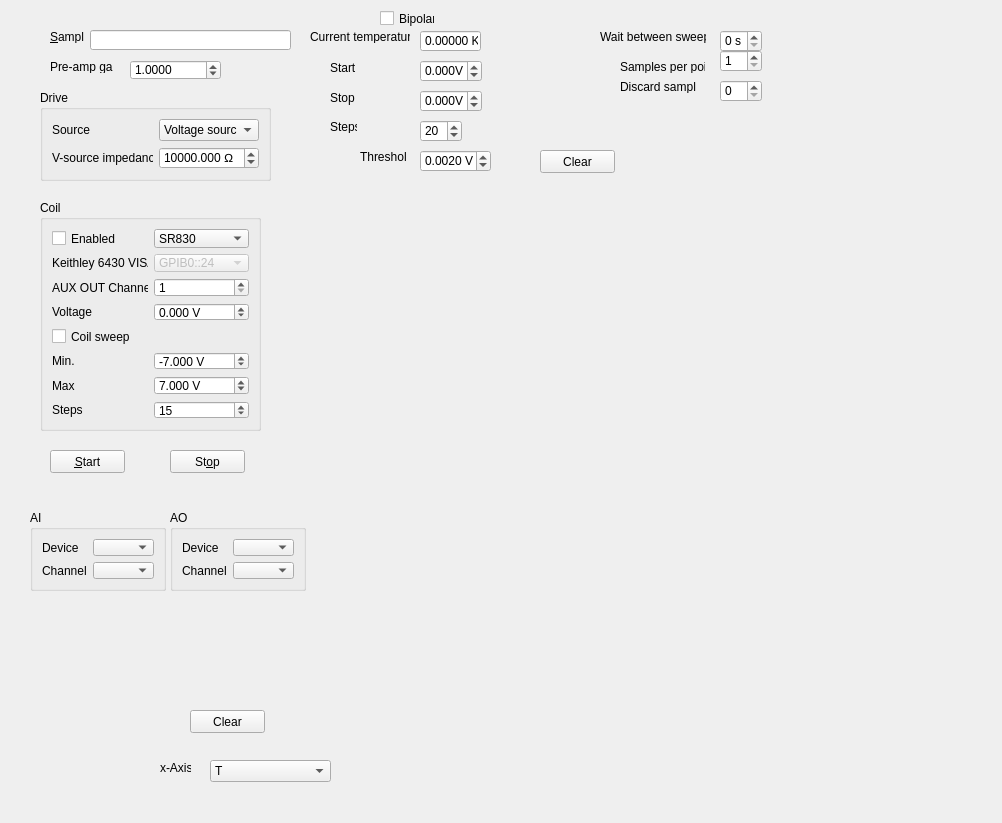
<?xml version="1.0" encoding="UTF-8"?>
<ui version="4.0">
 <class>Form</class>
 <widget class="QWidget" name="Form">
  <property name="geometry">
   <rect>
    <x>0</x>
    <y>0</y>
    <width>1002</width>
    <height>823</height>
   </rect>
  </property>
  <property name="windowTitle">
   <string>IV Sweep DAQ</string>
  </property>
  <widget class="QLineEdit" name="sampleLineEdit">
   <property name="geometry">
    <rect>
     <x>90</x>
     <y>30</y>
     <width>201</width>
     <height>20</height>
    </rect>
   </property>
  </widget>
  <widget class="QLabel" name="label">
   <property name="geometry">
    <rect>
     <x>50</x>
     <y>30</y>
     <width>34</width>
     <height>13</height>
    </rect>
   </property>
   <property name="text">
    <string>&amp;Sample</string>
   </property>
   <property name="buddy">
    <cstring>sampleLineEdit</cstring>
   </property>
  </widget>
  <widget class="QLabel" name="label_5">
   <property name="geometry">
    <rect>
     <x>310</x>
     <y>30</y>
     <width>100</width>
     <height>13</height>
    </rect>
   </property>
   <property name="text">
    <string>Current temperature</string>
   </property>
   <property name="buddy">
    <cstring>temperatureSb</cstring>
   </property>
  </widget>
  <widget class="QDoubleSpinBox" name="temperatureSb">
   <property name="geometry">
    <rect>
     <x>420</x>
     <y>30</y>
     <width>61</width>
     <height>22</height>
    </rect>
   </property>
   <property name="readOnly">
    <bool>true</bool>
   </property>
   <property name="buttonSymbols">
    <enum>QAbstractSpinBox::NoButtons</enum>
   </property>
   <property name="suffix">
    <string> K</string>
   </property>
   <property name="decimals">
    <number>5</number>
   </property>
   <property name="maximum">
    <double>10.000000000000000</double>
   </property>
   <property name="singleStep">
    <double>0.000001000000000</double>
   </property>
  </widget>
  <widget class="QGroupBox" name="groupBox_2">
   <property name="geometry">
    <rect>
     <x>40</x>
     <y>90</y>
     <width>231</width>
     <height>91</height>
    </rect>
   </property>
   <property name="title">
    <string>Drive</string>
   </property>
   <layout class="QHBoxLayout" name="horizontalLayout_2">
    <item>
     <layout class="QGridLayout" name="gridLayout_2">
      <item row="1" column="0">
       <widget class="QLabel" name="label_6">
        <property name="text">
         <string>V-source impedance</string>
        </property>
        <property name="buddy">
         <cstring>dcDriveImpedanceSb</cstring>
        </property>
       </widget>
      </item>
      <item row="1" column="1">
       <widget class="QDoubleSpinBox" name="dcDriveImpedanceSb">
        <property name="suffix">
         <string> Ω </string>
        </property>
        <property name="decimals">
         <number>3</number>
        </property>
        <property name="minimum">
         <double>0.001000000000000</double>
        </property>
        <property name="maximum">
         <double>100000.000000000000000</double>
        </property>
        <property name="singleStep">
         <double>0.001000000000000</double>
        </property>
        <property name="value">
         <double>10000.000000000000000</double>
        </property>
       </widget>
      </item>
      <item row="0" column="1">
       <widget class="QComboBox" name="sourceCombo">
        <item>
         <property name="text">
          <string>Voltage source</string>
         </property>
        </item>
        <item>
         <property name="text">
          <string> 50 mA FS</string>
         </property>
        </item>
        <item>
         <property name="text">
          <string>  5 mA FS</string>
         </property>
        </item>
        <item>
         <property name="text">
          <string>500 uA FS</string>
         </property>
        </item>
        <item>
         <property name="text">
          <string> 50 uA FS</string>
         </property>
        </item>
        <item>
         <property name="text">
          <string>  5 uA FS</string>
         </property>
        </item>
        <item>
         <property name="text">
          <string>500 nA FS</string>
         </property>
        </item>
       </widget>
      </item>
      <item row="0" column="0">
       <widget class="QLabel" name="label_8">
        <property name="text">
         <string>Source</string>
        </property>
        <property name="buddy">
         <cstring>sourceCombo</cstring>
        </property>
       </widget>
      </item>
     </layout>
    </item>
   </layout>
  </widget>
  <widget class="QPushButton" name="startPb">
   <property name="geometry">
    <rect>
     <x>50</x>
     <y>450</y>
     <width>75</width>
     <height>23</height>
    </rect>
   </property>
   <property name="text">
    <string>&amp;Start</string>
   </property>
  </widget>
  <widget class="QPushButton" name="stopPb">
   <property name="geometry">
    <rect>
     <x>170</x>
     <y>450</y>
     <width>75</width>
     <height>23</height>
    </rect>
   </property>
   <property name="text">
    <string>St&amp;op</string>
   </property>
  </widget>
  <widget class="QLabel" name="label_10">
   <property name="geometry">
    <rect>
     <x>50</x>
     <y>60</y>
     <width>63</width>
     <height>13</height>
    </rect>
   </property>
   <property name="text">
    <string>Pre-amp gain</string>
   </property>
   <property name="buddy">
    <cstring>preampGainSb</cstring>
   </property>
  </widget>
  <widget class="QDoubleSpinBox" name="preampGainSb">
   <property name="geometry">
    <rect>
     <x>130</x>
     <y>60</y>
     <width>91</width>
     <height>20</height>
    </rect>
   </property>
   <property name="decimals">
    <number>4</number>
   </property>
   <property name="minimum">
    <double>0.000100000000000</double>
   </property>
   <property name="maximum">
    <double>10000.000000000000000</double>
   </property>
   <property name="singleStep">
    <double>0.000100000000000</double>
   </property>
   <property name="value">
    <double>1.000000000000000</double>
   </property>
  </widget>
  <widget class="QwtPlot" name="rawPlot">
   <property name="geometry">
    <rect>
     <x>330</x>
     <y>180</y>
     <width>621</width>
     <height>341</height>
    </rect>
   </property>
  </widget>
  <widget class="QDoubleSpinBox" name="startVSb">
   <property name="geometry">
    <rect>
     <x>420</x>
     <y>60</y>
     <width>62</width>
     <height>22</height>
    </rect>
   </property>
   <property name="suffix">
    <string>V</string>
   </property>
   <property name="decimals">
    <number>3</number>
   </property>
   <property name="minimum">
    <double>-10.000000000000000</double>
   </property>
   <property name="maximum">
    <double>10.000000000000000</double>
   </property>
   <property name="singleStep">
    <double>0.001000000000000</double>
   </property>
  </widget>
  <widget class="QDoubleSpinBox" name="stopVSb">
   <property name="geometry">
    <rect>
     <x>420</x>
     <y>90</y>
     <width>62</width>
     <height>22</height>
    </rect>
   </property>
   <property name="suffix">
    <string>V</string>
   </property>
   <property name="decimals">
    <number>3</number>
   </property>
   <property name="minimum">
    <double>-10.000000000000000</double>
   </property>
   <property name="maximum">
    <double>10.000000000000000</double>
   </property>
   <property name="singleStep">
    <double>0.001000000000000</double>
   </property>
  </widget>
  <widget class="QLabel" name="label_2">
   <property name="geometry">
    <rect>
     <x>330</x>
     <y>60</y>
     <width>31</width>
     <height>16</height>
    </rect>
   </property>
   <property name="text">
    <string>Start</string>
   </property>
   <property name="buddy">
    <cstring>startVSb</cstring>
   </property>
  </widget>
  <widget class="QLabel" name="label_3">
   <property name="geometry">
    <rect>
     <x>330</x>
     <y>90</y>
     <width>31</width>
     <height>16</height>
    </rect>
   </property>
   <property name="text">
    <string>Stop</string>
   </property>
   <property name="buddy">
    <cstring>stopVSb</cstring>
   </property>
  </widget>
  <widget class="QSpinBox" name="stepsSb">
   <property name="geometry">
    <rect>
     <x>420</x>
     <y>120</y>
     <width>42</width>
     <height>22</height>
    </rect>
   </property>
   <property name="minimum">
    <number>2</number>
   </property>
   <property name="maximum">
    <number>5000</number>
   </property>
   <property name="value">
    <number>20</number>
   </property>
  </widget>
  <widget class="QLabel" name="label_4">
   <property name="geometry">
    <rect>
     <x>330</x>
     <y>120</y>
     <width>27</width>
     <height>13</height>
    </rect>
   </property>
   <property name="text">
    <string>Steps</string>
   </property>
   <property name="buddy">
    <cstring>stepsSb</cstring>
   </property>
  </widget>
  <widget class="QDoubleSpinBox" name="thresholdVoltageSb">
   <property name="geometry">
    <rect>
     <x>420</x>
     <y>150</y>
     <width>71</width>
     <height>22</height>
    </rect>
   </property>
   <property name="suffix">
    <string> V</string>
   </property>
   <property name="decimals">
    <number>4</number>
   </property>
   <property name="maximum">
    <double>10.000000000000000</double>
   </property>
   <property name="singleStep">
    <double>0.000100000000000</double>
   </property>
   <property name="value">
    <double>0.002000000000000</double>
   </property>
  </widget>
  <widget class="QLabel" name="thresho">
   <property name="geometry">
    <rect>
     <x>360</x>
     <y>150</y>
     <width>47</width>
     <height>13</height>
    </rect>
   </property>
   <property name="text">
    <string>Threshold</string>
   </property>
   <property name="buddy">
    <cstring>thresholdVoltageSb</cstring>
   </property>
  </widget>
  <widget class="QPushButton" name="clearPb">
   <property name="geometry">
    <rect>
     <x>540</x>
     <y>150</y>
     <width>75</width>
     <height>23</height>
    </rect>
   </property>
   <property name="text">
    <string>Clear</string>
   </property>
  </widget>
  <widget class="QGroupBox" name="groupBox">
   <property name="geometry">
    <rect>
     <x>170</x>
     <y>510</y>
     <width>136</width>
     <height>81</height>
    </rect>
   </property>
   <property name="title">
    <string>AO</string>
   </property>
   <layout class="QHBoxLayout" name="horizontalLayout_3">
    <item>
     <layout class="QGridLayout" name="gridLayout_3">
      <item row="0" column="0">
       <widget class="QLabel" name="label_16">
        <property name="text">
         <string>Device</string>
        </property>
        <property name="buddy">
         <cstring>aoDeviceCombo</cstring>
        </property>
       </widget>
      </item>
      <item row="0" column="1">
       <widget class="QComboBox" name="aoDeviceCombo"/>
      </item>
      <item row="1" column="0">
       <widget class="QLabel" name="label_14">
        <property name="text">
         <string>Channel</string>
        </property>
        <property name="buddy">
         <cstring>aoChannelCombo</cstring>
        </property>
       </widget>
      </item>
      <item row="1" column="1">
       <widget class="QComboBox" name="aoChannelCombo"/>
      </item>
     </layout>
    </item>
   </layout>
  </widget>
  <widget class="QGroupBox" name="groupBox_3">
   <property name="geometry">
    <rect>
     <x>30</x>
     <y>510</y>
     <width>136</width>
     <height>81</height>
    </rect>
   </property>
   <property name="title">
    <string>AI</string>
   </property>
   <layout class="QHBoxLayout" name="horizontalLayout">
    <item>
     <layout class="QGridLayout" name="gridLayout">
      <item row="0" column="0">
       <widget class="QLabel" name="label_17">
        <property name="text">
         <string>Device</string>
        </property>
        <property name="buddy">
         <cstring>aiDeviceCombo</cstring>
        </property>
       </widget>
      </item>
      <item row="1" column="0">
       <widget class="QLabel" name="label_15">
        <property name="text">
         <string>Channel</string>
        </property>
        <property name="buddy">
         <cstring>aiChannelCombo</cstring>
        </property>
       </widget>
      </item>
      <item row="1" column="1">
       <widget class="QComboBox" name="aiChannelCombo"/>
      </item>
      <item row="0" column="1">
       <widget class="QComboBox" name="aiDeviceCombo"/>
      </item>
     </layout>
    </item>
   </layout>
  </widget>
  <widget class="QLabel" name="label_7">
   <property name="geometry">
    <rect>
     <x>600</x>
     <y>30</y>
     <width>106</width>
     <height>13</height>
    </rect>
   </property>
   <property name="text">
    <string>Wait between sweeps</string>
   </property>
   <property name="buddy">
    <cstring>interSweepDelaySb</cstring>
   </property>
  </widget>
  <widget class="QSpinBox" name="samplesPerPointSb">
   <property name="geometry">
    <rect>
     <x>720</x>
     <y>50</y>
     <width>42</width>
     <height>22</height>
    </rect>
   </property>
   <property name="minimum">
    <number>1</number>
   </property>
   <property name="maximum">
    <number>1000</number>
   </property>
  </widget>
  <widget class="QLabel" name="label_9">
   <property name="geometry">
    <rect>
     <x>620</x>
     <y>60</y>
     <width>85</width>
     <height>13</height>
    </rect>
   </property>
   <property name="text">
    <string>Samples per point</string>
   </property>
   <property name="buddy">
    <cstring>samplesPerPointSb</cstring>
   </property>
  </widget>
  <widget class="QSpinBox" name="interSweepDelaySb">
   <property name="geometry">
    <rect>
     <x>720</x>
     <y>30</y>
     <width>42</width>
     <height>22</height>
    </rect>
   </property>
   <property name="suffix">
    <string> s</string>
   </property>
   <property name="maximum">
    <number>600</number>
   </property>
  </widget>
  <widget class="QLabel" name="label_11">
   <property name="geometry">
    <rect>
     <x>620</x>
     <y>80</y>
     <width>76</width>
     <height>13</height>
    </rect>
   </property>
   <property name="text">
    <string>Discard samples</string>
   </property>
   <property name="buddy">
    <cstring>discardSamplesSb</cstring>
   </property>
  </widget>
  <widget class="QSpinBox" name="discardSamplesSb">
   <property name="geometry">
    <rect>
     <x>720</x>
     <y>80</y>
     <width>42</width>
     <height>22</height>
    </rect>
   </property>
   <property name="minimum">
    <number>0</number>
   </property>
   <property name="maximum">
    <number>1000</number>
   </property>
  </widget>
  <widget class="QGroupBox" name="coilGroupBox">
   <property name="geometry">
    <rect>
     <x>40</x>
     <y>200</y>
     <width>221</width>
     <height>231</height>
    </rect>
   </property>
   <property name="title">
    <string>Coil</string>
   </property>
   <property name="checkable">
    <bool>false</bool>
   </property>
   <layout class="QHBoxLayout" name="horizontalLayout_4">
    <item>
     <layout class="QGridLayout" name="gridLayout_4">
      <item row="2" column="1">
       <widget class="QSpinBox" name="auxOutChannelSb">
        <property name="minimum">
         <number>1</number>
        </property>
        <property name="maximum">
         <number>4</number>
        </property>
        <property name="value">
         <number>1</number>
        </property>
       </widget>
      </item>
      <item row="3" column="1">
       <widget class="QDoubleSpinBox" name="coilVoltageSb">
        <property name="suffix">
         <string> V</string>
        </property>
        <property name="decimals">
         <number>3</number>
        </property>
        <property name="minimum">
         <double>-10.500000000000000</double>
        </property>
        <property name="maximum">
         <double>10.500000000000000</double>
        </property>
        <property name="singleStep">
         <double>0.001000000000000</double>
        </property>
       </widget>
      </item>
      <item row="3" column="0">
       <widget class="QLabel" name="label_18">
        <property name="text">
         <string>Voltage</string>
        </property>
        <property name="buddy">
         <cstring>coilVoltageSb</cstring>
        </property>
       </widget>
      </item>
      <item row="0" column="0">
       <widget class="QCheckBox" name="coilEnableCb">
        <property name="text">
         <string>Enabled</string>
        </property>
       </widget>
      </item>
      <item row="4" column="0">
       <widget class="QCheckBox" name="coilSweepCb">
        <property name="text">
         <string>Coil sweep</string>
        </property>
       </widget>
      </item>
      <item row="2" column="0">
       <widget class="QLabel" name="label_13">
        <property name="text">
         <string>AUX OUT Channel</string>
        </property>
        <property name="buddy">
         <cstring>auxOutChannelSb</cstring>
        </property>
       </widget>
      </item>
      <item row="1" column="0">
       <widget class="QLabel" name="coilVisaLabel">
        <property name="text">
         <string>Keithley 6430 VISA</string>
        </property>
        <property name="buddy">
         <cstring>coilVisaCombo</cstring>
        </property>
       </widget>
      </item>
      <item row="1" column="1">
       <widget class="QComboBox" name="coilVisaCombo">
        <property name="enabled">
         <bool>false</bool>
        </property>
        <item>
         <property name="text">
          <string>GPIB0::24</string>
         </property>
        </item>
       </widget>
      </item>
      <item row="6" column="0">
       <widget class="QLabel" name="label_21">
        <property name="text">
         <string>Max</string>
        </property>
       </widget>
      </item>
      <item row="5" column="0">
       <widget class="QLabel" name="label_20">
        <property name="text">
         <string>Min.</string>
        </property>
       </widget>
      </item>
      <item row="7" column="0">
       <widget class="QLabel" name="label_22">
        <property name="text">
         <string>Steps</string>
        </property>
       </widget>
      </item>
      <item row="5" column="1">
       <widget class="QDoubleSpinBox" name="coilSweepMinSb">
        <property name="suffix">
         <string> V</string>
        </property>
        <property name="decimals">
         <number>3</number>
        </property>
        <property name="minimum">
         <double>-10.500000000000000</double>
        </property>
        <property name="maximum">
         <double>10.500000000000000</double>
        </property>
        <property name="singleStep">
         <double>0.100000000000000</double>
        </property>
        <property name="value">
         <double>-7.000000000000000</double>
        </property>
       </widget>
      </item>
      <item row="6" column="1">
       <widget class="QDoubleSpinBox" name="coilSweepMaxSb">
        <property name="suffix">
         <string> V</string>
        </property>
        <property name="decimals">
         <number>3</number>
        </property>
        <property name="minimum">
         <double>-10.500000000000000</double>
        </property>
        <property name="maximum">
         <double>10.500000000000000</double>
        </property>
        <property name="singleStep">
         <double>0.100000000000000</double>
        </property>
        <property name="value">
         <double>7.000000000000000</double>
        </property>
       </widget>
      </item>
      <item row="7" column="1">
       <widget class="QSpinBox" name="coilSweepStepsSb">
        <property name="minimum">
         <number>2</number>
        </property>
        <property name="maximum">
         <number>2000</number>
        </property>
        <property name="value">
         <number>15</number>
        </property>
       </widget>
      </item>
      <item row="0" column="1">
       <widget class="QComboBox" name="coilDriverCombo">
        <item>
         <property name="text">
          <string>SR830</string>
         </property>
        </item>
        <item>
         <property name="text">
          <string>Keithley 6430</string>
         </property>
        </item>
       </widget>
      </item>
     </layout>
    </item>
   </layout>
  </widget>
  <widget class="QwtPlot" name="criticalPlot">
   <property name="geometry">
    <rect>
     <x>360</x>
     <y>550</y>
     <width>561</width>
     <height>251</height>
    </rect>
   </property>
  </widget>
  <widget class="QComboBox" name="plotAxisCombo">
   <property name="geometry">
    <rect>
     <x>210</x>
     <y>760</y>
     <width>121</width>
     <height>22</height>
    </rect>
   </property>
   <item>
    <property name="text">
     <string>T</string>
    </property>
   </item>
   <item>
    <property name="text">
     <string>Coil V</string>
    </property>
   </item>
  </widget>
  <widget class="QLabel" name="label_19">
   <property name="geometry">
    <rect>
     <x>160</x>
     <y>760</y>
     <width>31</width>
     <height>16</height>
    </rect>
   </property>
   <property name="text">
    <string>x-Axis</string>
   </property>
   <property name="buddy">
    <cstring>plotAxisCombo</cstring>
   </property>
  </widget>
  <widget class="QPushButton" name="clearCriticalPb">
   <property name="geometry">
    <rect>
     <x>190</x>
     <y>710</y>
     <width>75</width>
     <height>23</height>
    </rect>
   </property>
   <property name="text">
    <string>Clear</string>
   </property>
  </widget>
  <widget class="QCheckBox" name="bipolarCb">
   <property name="geometry">
    <rect>
     <x>380</x>
     <y>10</y>
     <width>55</width>
     <height>17</height>
    </rect>
   </property>
   <property name="text">
    <string>Bipolar</string>
   </property>
  </widget>
 </widget>
 <customwidgets>
  <customwidget>
   <class>QwtPlot</class>
   <extends>QFrame</extends>
   <header>qwt_plot.h</header>
  </customwidget>
 </customwidgets>
 <tabstops>
  <tabstop>sampleLineEdit</tabstop>
  <tabstop>preampGainSb</tabstop>
  <tabstop>dcDriveImpedanceSb</tabstop>
  <tabstop>startPb</tabstop>
  <tabstop>stopPb</tabstop>
  <tabstop>temperatureSb</tabstop>
 </tabstops>
 <resources/>
 <connections/>
</ui>
